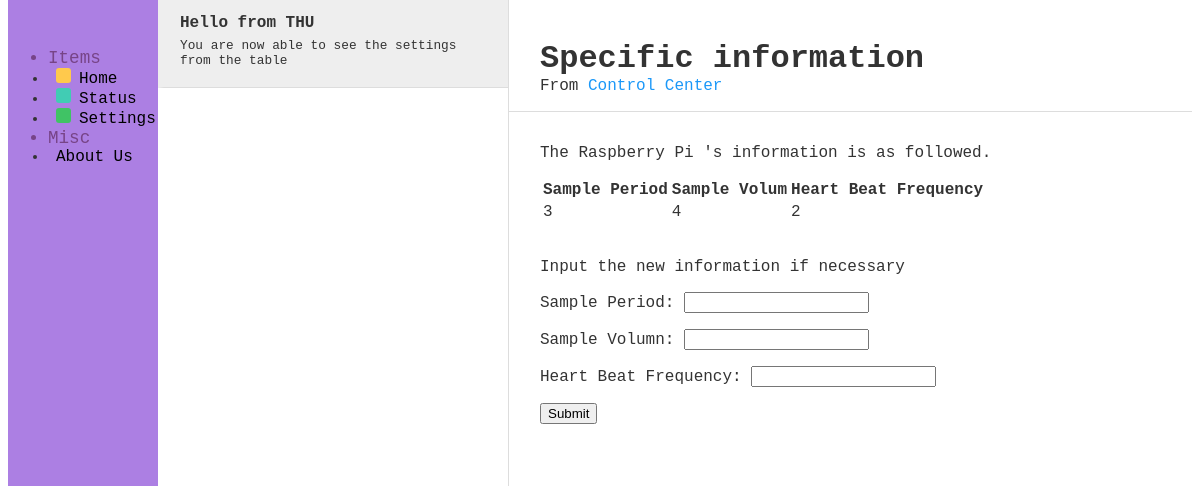
/change_settings/, run on an earlier commit of the app's database.
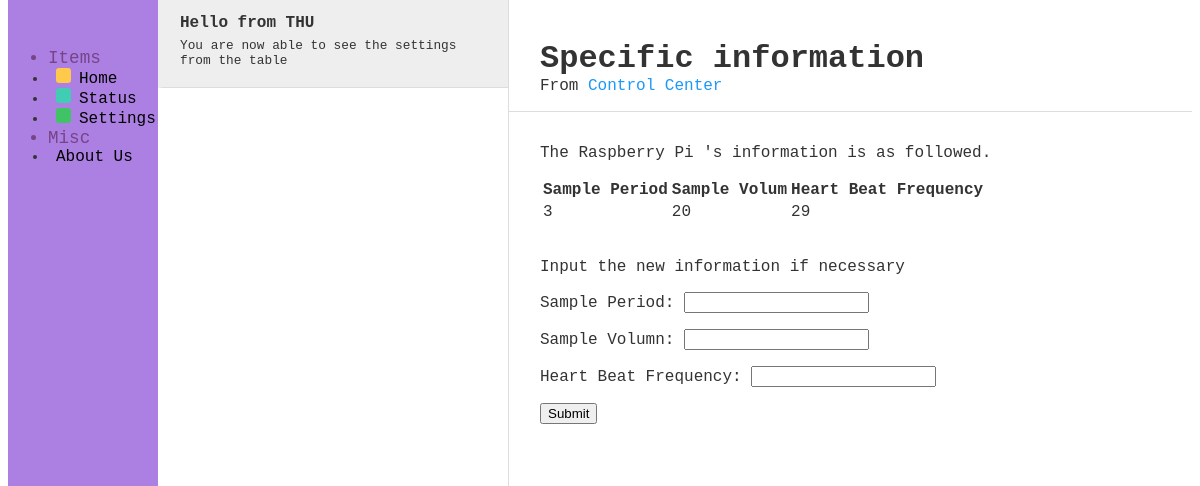
And on a later commit of the database.
### net_data/models.py (models this page shows)
class configuration(models.Model):
    short_term_sample_period = models.IntegerField(default=60)
    short_term_volumn = models.IntegerField(default=200)
    heart_beat_sample_period = models.IntegerField(default=600)

### subClient/views.py (the view, shortened to what this page needs)
# urls.py: url(r'^change_settings/$', views.change_settings),
def change_settings(request):
    data_config = configuration.objects.all()
    if len(data_config) != 1:
        configuration.objects.all().delete()
        data_config = configuration()
    else:
        data_config = data_config[0]
    if request.method != 'POST':
        return render(request, 'show_settings.html',
                      {'settings': data_config})

### templates/show_settings.html
{% extends "base.html" %}
{% block content %}
<div id="list" class="pure-u-1">
    <div class="email-item email-item-selected pure-g">
        <div class="pure-u-3-4" style="font-family:courier;">
            <h4 class="email-subject">Hello from THU</h4>
            <p class="email-desc">
            You are now able to see the settings from the table
            </p>
        </div>
    </div>
</div>
<div id="main" class="pure-u-1" style='font-family=courier;'>
    <div class="email-content">
        <div class="email-content-header pure-g">
            <div class="pure-u-1-2">
                <h1 style="font-family:courier;" class="email-content-title">Specific information</h1>
                <p class="email-content-subtitle">
                From <a>Control Center</a>
                </p>
            </div>
        </div>
        <div class="email-content-body" >
            <p>
            The Raspberry Pi {{major_id}}'s information is as followed. <br><a style="font-size:160%;">{{Congrats}}</a>
            </p>
            <table class="pure-table pure-table-horizontal">
                <thead>
                    <tr>
                        <th>Sample Period</th>
                        <th>Sample Volum</th>
                        <th>Heart Beat Frequency</th>
                    </tr>
                </thead>
                <tbody>
                <tr>
                    <td>{{settings.short_term_sample_period}}</td>
                    <td>{{settings.short_term_volumn}}</td>
                    <td>{{settings.heart_beat_sample_period}}</td>
                </tr>
                </tbody>
            </table>
            <br>
            <p>Input the new information if necessary</p>
            <form action="/change_settings/" method="post" style="position:relative;">
                <p>Sample Period: <input type="text" name="short_term_sample_period"></p>
                <p>Sample Volumn: <input type="text" name="short_term_volumn"></p>
                <p>Heart Beat Frequency: <input type="text" name="heart_beat_sample_period"></p>
                <input type="submit" value="Submit" style=''>
            </form>
        </div>
    </div>
</div>
{% endblock %}

### templates/base.html (shortened to what this page needs)
<!doctype html>
<html lang="en">
<head>
</head>
<body>
<div id="layout" class="content pure-g">
    <div id="nav" class="pure-u">
        <div class="nav-inner">
            <div class="pure-menu">
                <ul class="pure-menu-list">
                    <li class="pure-menu-heading">Items</li>
                    <li class="pure-menu-item"><a href="/home/" class="pure-menu-link"><span class="email-label-personal"></span>Home</a></li>
                    <li class="pure-menu-item"><a href="/status/" class="pure-menu-link"><span class="email-label-work"></span>Status</a></li>
                    <li class="pure-menu-item"><a href="/settings/" class="pure-menu-link"><span class="email-label-travel"></span>Settings</a></li>
                    <li class="pure-menu-heading">Misc</li>
                    <li class="pure-menu-item"><a href="/info/" class="pure-menu-link">About Us</a></li>
                </ul>
            </div>
        </div>
    </div>
    {% block content %}
    {% endblock %}
</div>
</body>
</html>

### templates/base.html (style rules this page uses)
body { color: #333; font-family: courier; }
a { text-decoration: none; color: #1b98f8; font-family: courier; }
#layout, #nav, #list, #main { margin: 0; padding: 0; }
#nav { width: 100%; height: 40px; position: relative; background: rgb(172, 127, 227); text-align: center; font-family: courier; }
.nav-inner { display: none; }
#nav .pure-menu { background: transparent; border: none; text-align: left; }
#nav .pure-menu-link { color: #fff; margin-left: 0.5em; color: rgb(0, 0, 0); }
#nav .pure-menu-heading { border-bottom: none; font-size:110%; color: rgb(61, 38, 89); color: rgb(119, 68, 135); }
.email-label-personal, .email-label-work, .email-label-travel { width: 15px; height: 15px; display: inline-block; margin-right: 0.5em; border-radius: 3px; }
.email-label-personal { background: #ffc94c; }
.email-label-work { background: #41ccb4; }
.email-label-travel { background: #40c365; }
.email-item { padding: 0.9em 1em; border-bottom: 1px solid #ddd; border-left: 6px solid transparent; }
.email-name, .email-subject { margin: 0; }
.email-desc { font-size: 80%; margin: 0.4em 0; }
.email-item-selected { background: #eee; }
.email-content-header, .email-content-body, .email-content-footer { padding: 1em 2em; font-family: courier; }
.email-content-header { border-bottom: 1px solid #ddd; font-family: courier; }
.email-content-title { margin: 0.5em 0 0; }
.email-content-subtitle { font-size: 1em; margin: 0; font-weight: normal; }
@media (min-width: 40em) { #layout { padding-left:500px; position: relative; } }
@media (min-width: 40em) { #nav, #list { position: fixed; top: 0; bottom: 0; overflow: auto; } }
@media (min-width: 40em) { #nav { margin-left:-500px; width:150px; height: 100%; } }
@media (min-width: 40em) { .nav-inner { display: block; padding: 2em 0; } }
@media (min-width: 40em) { #list { margin-left: -350px; width: 100%; height: 33%; border-bottom: 1px solid #ddd; } }
@media (min-width: 40em) { #main { position: fixed; top: 33%; right: 0; bottom: 0; left: 150px; overflow: auto; width: auto; } }
@media (min-width: 60em) { #list { margin-left: -350px; width:350px; height: 100%; border-right: 1px solid #ddd; } }
@media (min-width: 60em) { #main { position: static; margin: 0; padding: 0; } }

What changed in the data, as far as the page shows it:
changed configuration: short_term_volumn "4" → "20"; heart_beat_sample_period "2" → "29"
